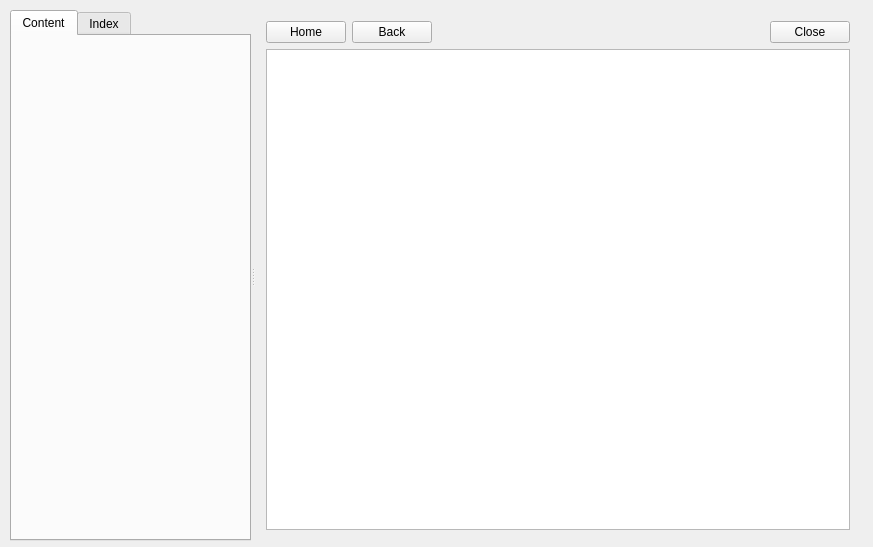
<?xml version="1.0" encoding="UTF-8"?>
<ui version="4.0">
 <class>HelpClass</class>
 <widget class="QWidget" name="HelpClass">
  <property name="geometry">
   <rect>
    <x>0</x>
    <y>0</y>
    <width>873</width>
    <height>547</height>
   </rect>
  </property>
  <property name="windowTitle">
   <string>MARMEAS Help</string>
  </property>
  <widget class="QSplitter" name="splitter">
   <property name="geometry">
    <rect>
     <x>10</x>
     <y>10</y>
     <width>851</width>
     <height>531</height>
    </rect>
   </property>
   <property name="orientation">
    <enum>Qt::Horizontal</enum>
   </property>
   <widget class="QTabWidget" name="tabWidget">
    <property name="currentIndex">
     <number>0</number>
    </property>
    <widget class="QWidget" name="toc">
     <attribute name="title">
      <string>Content</string>
     </attribute>
     <widget class="QWidget" name="verticalLayoutWidget">
      <property name="geometry">
       <rect>
        <x>10</x>
        <y>10</y>
        <width>181</width>
        <height>451</height>
       </rect>
      </property>
      <layout class="QVBoxLayout" name="toc_layout"/>
     </widget>
    </widget>
    <widget class="QWidget" name="index">
     <attribute name="title">
      <string>Index</string>
     </attribute>
     <widget class="QWidget" name="verticalLayoutWidget_2">
      <property name="geometry">
       <rect>
        <x>10</x>
        <y>10</y>
        <width>181</width>
        <height>451</height>
       </rect>
      </property>
      <layout class="QVBoxLayout" name="index_layout"/>
     </widget>
    </widget>
   </widget>
   <widget class="QWidget" name="layoutWidget">
    <layout class="QVBoxLayout" name="verticalLayout">
     <item>
      <layout class="QHBoxLayout" name="horizontalLayout">
       <item>
        <widget class="QPushButton" name="home">
         <property name="text">
          <string>Home</string>
         </property>
        </widget>
       </item>
       <item>
        <widget class="QPushButton" name="back">
         <property name="text">
          <string>Back</string>
         </property>
        </widget>
       </item>
       <item>
        <spacer name="horizontalSpacer">
         <property name="orientation">
          <enum>Qt::Horizontal</enum>
         </property>
         <property name="sizeHint" stdset="0">
          <size>
           <width>40</width>
           <height>20</height>
          </size>
         </property>
        </spacer>
       </item>
       <item>
        <widget class="QPushButton" name="close">
         <property name="text">
          <string>Close</string>
         </property>
        </widget>
       </item>
      </layout>
     </item>
     <item>
      <widget class="HelpBrowser" name="textBrowser"/>
     </item>
    </layout>
   </widget>
  </widget>
 </widget>
 <layoutdefault spacing="6" margin="11"/>
 <customwidgets>
  <customwidget>
   <class>HelpBrowser</class>
   <extends>QTextBrowser</extends>
   <header>help_browser.h</header>
  </customwidget>
 </customwidgets>
 <resources/>
 <connections/>
</ui>
